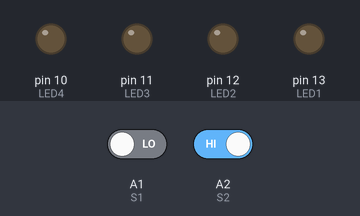
Bench run of a sketch on a simulated Arduino Uno, built with avr-gcc and run on an emulated ATmega328P. On the bench: output pins drawn as LEDs (lit = HIGH). The inputs (shaded band) are chosen by the test bench; at power-on: A2 (S2) HIGH, A1 (S1) LOW.

Above: at 1.5 s.
1.6 s: A2 (S2) driven LOW
At 3.67 s:
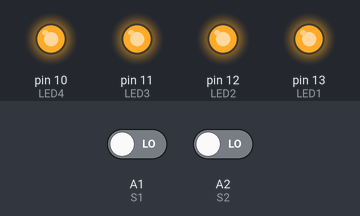
At 4.02 s:
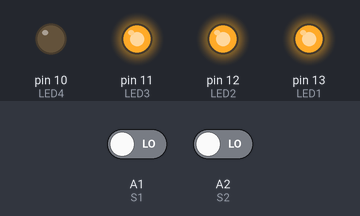
4.6 s: A2 (S2) driven HIGH
At 5.77 s:
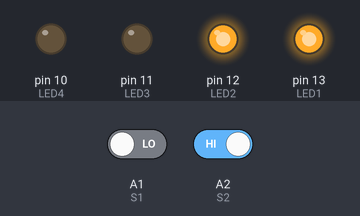
Timing chart, 0 to 7.8 s (numbered marks = the images above; inputs shaded):
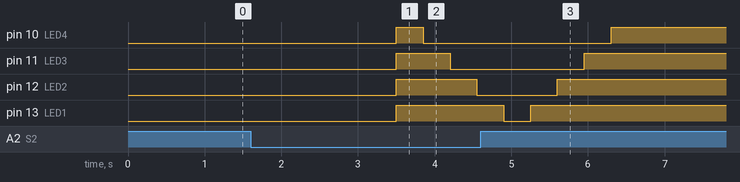

The sketch:

Zadanie4.1.ino
```cpp
int LED1 = 13;
int LED2 = 12;
int LED3 = 11;
int LED4 = 10;
int S1 = A1;
int S2 = A2;

int C1 = 0;
void setup() {
  // put your setup code here, to run once:
pinMode(LED1, OUTPUT);
pinMode(LED2, OUTPUT);
pinMode(LED3, OUTPUT);
pinMode(LED4, OUTPUT);
pinMode(S1, INPUT);

}

void loop() {
  // put your main code here, to run repeatedly:


if(digitalRead(S2) == LOW){
  C1=C1+1;
  delay(350);
}
else if(digitalRead(S1) == LOW)
{
  C1=C1-1;
  delay(350);
}
else{
  C1=C1;
}
if(C1==0){
  digitalWrite(LED1, HIGH);
  digitalWrite(LED2, HIGH);
  digitalWrite(LED3, HIGH);
  digitalWrite(LED4, HIGH);
}
if(C1==1){
  digitalWrite(LED4, LOW);
  digitalWrite(LED3, HIGH);
  digitalWrite(LED2, HIGH);
  digitalWrite(LED1, HIGH);
}
if(C1==2){
  digitalWrite(LED4, LOW);
  digitalWrite(LED3, LOW);
  digitalWrite(LED2, HIGH);
  digitalWrite(LED1, HIGH);
}
if(C1==3){
  digitalWrite(LED4, LOW);
  digitalWrite(LED3, LOW);
  digitalWrite(LED2, LOW);
  digitalWrite(LED1, HIGH);
}
if(C1==4){
  digitalWrite(LED4, LOW);
  digitalWrite(LED3, LOW);
  digitalWrite(LED2, LOW);
  digitalWrite(LED1, LOW);
}
if(C1>=5){
  C1=0;
}
}
```

Measured:
- after the input at 1.6 s, pin 10 (LED4): LOW → HIGH after 1.9 s, → LOW 0.35 s later; pin 11 (LED3): LOW → HIGH after 1.9 s, → LOW 0.70 s later; pin 12 (LED2): LOW → HIGH after 1.9 s, → LOW 1.1 s later; pin 13 (LED1): LOW → HIGH after 1.9 s
- after the input at 4.6 s, pin 10 (LED4): LOW → HIGH after 1.7 s; pin 12 (LED2): goes on until 5.6 s, then stays HIGH
